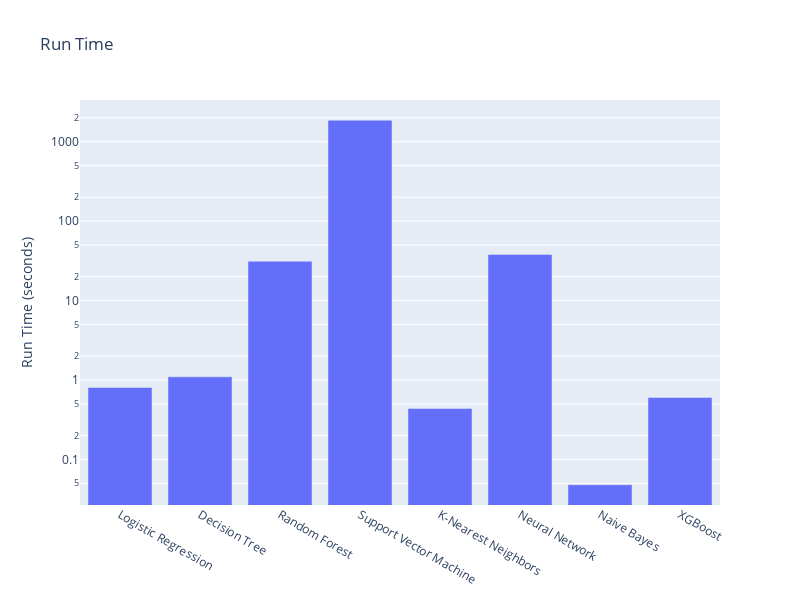

Notebook code for this chart:
### Code cell
#plot run time in a bar chart
import plotly.graph_objects as go
fig = go.Figure(data=[
    go.Bar(name='Run Time', x=result['Method'], y=result['Run Time']),
])
# Change the bar mode
fig.update_layout(barmode='group')
#set y as log scale
fig.update_yaxes(type="log")
#set fig size
fig.update_layout(
    autosize=False,
    width=800,
    height=600,)
#set title
fig.update_layout(title_text='Run Time')
#add text to y axis
fig.update_yaxes(title_text='Run Time (seconds)')
fig.show()

### Figure 1 — Plotly figure (JSON) as saved in the notebook; plotly's stock layout.template omitted (floating-point values rounded to 4 significant figures)
{"data": [{"name": "Run Time", "type": "bar", "x": ["Logistic Regression", "Decision Tree", "Random Forest", "Support Vector Machine", "K-Nearest Neighbors", "Neural Network", "Naive Bayes", "XGBoost"], "y": [0.8019, 1.095, 31.3, 1862.0, 0.4368, 38.09, 0.04787, 0.6024]}], "layout": {"autosize": false, "barmode": "group", "height": 600, "title": {"text": "Run Time"}, "width": 800, "yaxis": {"title": {"text": "Run Time (seconds)"}, "type": "log"}}}
